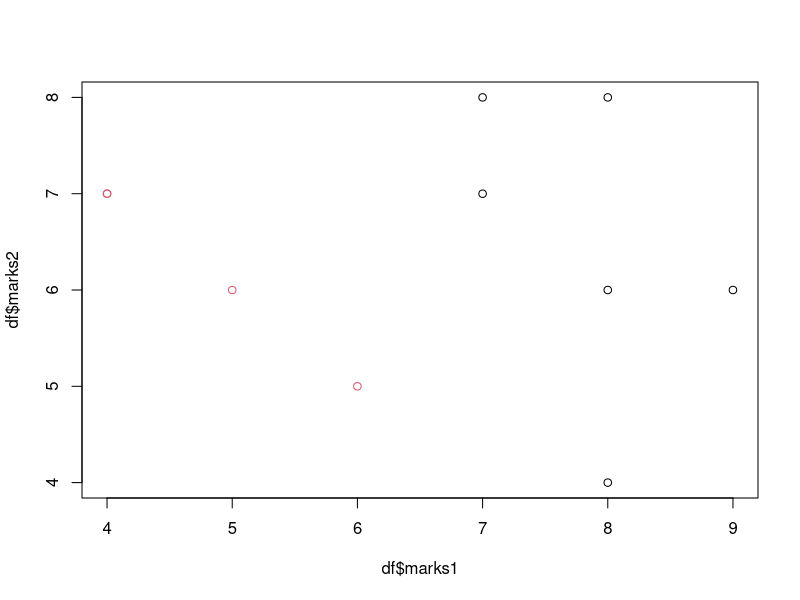

Recreate this plot in R.
marks1 = ceiling(rnorm(10, 6,2))
marks2 = ceiling(rnorm(10, 5,2))
df = data.frame(marks1, marks2)
head(df)
km = kmeans(df, centers=2)
km$cluster
df2=cbind(df, cluster=km$cluster)
df2[order(df2$cluster),]
plot(df$marks1, df$marks2, col=km$cluster)
